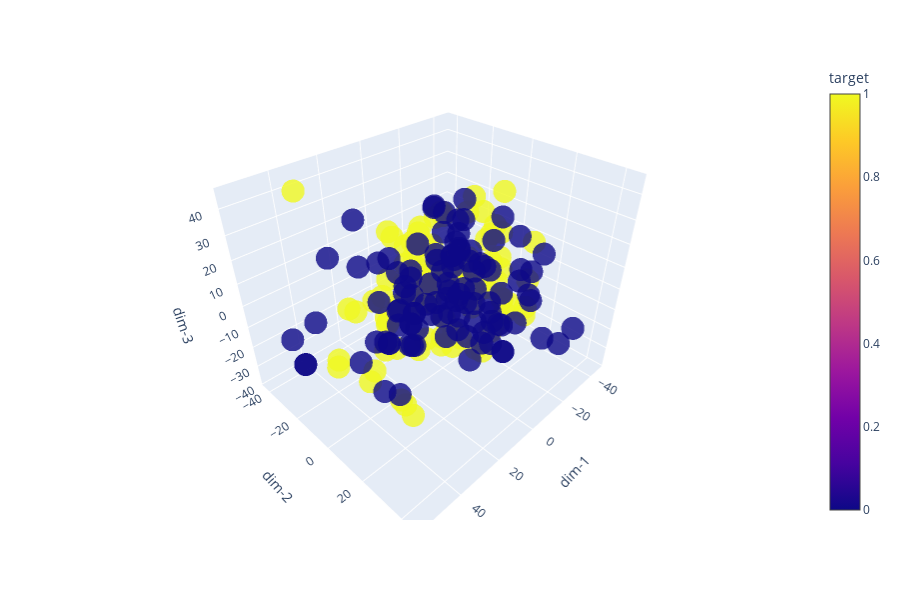

Here is the notebook cell this chart was saved with:
### Code cell
# split the dataset into labels and IVs
y = downsampled_data['target']
X = downsampled_data.drop(['ID_code', 'target'], axis=1)

temp_X_holder = X
temp_y_holder = y


# It is not practical to visualize the classes or clusters in the dataset using 2DPlot (as dimensions > 3)
# So we will perform the PCA to reduce the dimension
from sklearn.decomposition import PCA

pca = PCA(n_components = 3)
X = pca.fit_transform(temp_X_holder)

test = pd.DataFrame(columns=['dim-1', 'dim-2', 'dim-3'], data=X)
test['target'] = temp_y_holder.values
plot3DClusters(test)

### Figure 1 — Plotly figure (JSON) as saved in the notebook; plotly's stock layout.template omitted (floating-point values rounded to 4 significant figures; data arrays with more than 128 entries replaced by an {"elided": "..."} marker saying what was removed)
{"data": [{"hoverlabel": {"namelength": 0}, "hovertemplate": "dim-1=%{x}<br>dim-2=%{y}<br>dim-3=%{z}<br>target=%{marker.color}", "legendgroup": "", "marker": {"color": {"elided": "208 int values"}, "coloraxis": "coloraxis", "opacity": 0.8, "symbol": "circle"}, "mode": "markers", "name": "", "scene": "scene", "showlegend": false, "type": "scatter3d", "x": {"elided": "208 float values"}, "y": {"elided": "208 float values"}, "z": {"elided": "208 float values"}}], "layout": {"coloraxis": {"colorbar": {"title": {"text": "target"}}, "colorscale": [[0.0, "#0d0887"], [0.1111, "#46039f"], [0.2222, "#7201a8"], [0.3333, "#9c179e"], [0.4444, "#bd3786"], [0.5556, "#d8576b"], [0.6667, "#ed7953"], [0.7778, "#fb9f3a"], [0.8889, "#fdca26"], [1.0, "#f0f921"]]}, "height": 600, "legend": {"tracegroupgap": 0}, "margin": {"t": 60}, "scene": {"domain": {"x": [0.0, 0.98], "y": [0.0, 1.0]}, "xaxis": {"title": {"text": "dim-1"}}, "yaxis": {"title": {"text": "dim-2"}}, "zaxis": {"title": {"text": "dim-3"}}}}}
